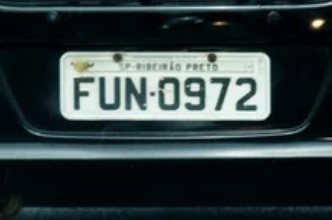
#> input picture images/placa1.jpg, 332 x 220 px
$ python -i perspective.py   (imports and definitions only)
#> lines starting #> are read from the running program, lines starting #| are printed output that depends on the picture; after the words box and inside, x2 and y2 are one past the last pixel; in counts of white or black regions, pixels touching at a corner belong together
"""Perspective correction for tilted license plates."""

import cv2
import numpy as np


class PerspectiveCorrector:
    """Handles perspective correction for tilted or skewed plates."""

    def __init__(
        self,
        min_contour_area_ratio: float = 0.1,
        max_skew_angle: float = 45.0,
    ):
        self.min_contour_area_ratio = min_contour_area_ratio
        self.max_skew_angle = max_skew_angle

    def correct(self, image: np.ndarray) -> np.ndarray:
        """Attempt to correct perspective distortion.

        Uses contour detection to find the plate region and
        applies perspective transform to straighten it.
        """
        # Convert to grayscale
        if len(image.shape) == 3:
            gray = cv2.cvtColor(image, cv2.COLOR_BGR2GRAY)
        else:
            gray = image.copy()

        # Find plate contour
        plate_contour = self._find_plate_contour(gray)

        if plate_contour is None:
            # Try deskewing using Hough lines instead
            return self._deskew_hough(image)

        # Get perspective transform
        warped = self._apply_perspective_transform(image, plate_contour)

        return warped if warped is not None else image

    def _find_plate_contour(self, gray: np.ndarray) -> np.ndarray | None:
        """Find the largest rectangular contour that could be a plate."""
        # Apply edge detection
        blurred = cv2.GaussianBlur(gray, (5, 5), 0)
        edges = cv2.Canny(blurred, 50, 150)

        # Dilate to connect edges
        kernel = cv2.getStructuringElement(cv2.MORPH_RECT, (3, 3))
        dilated = cv2.dilate(edges, kernel, iterations=2)

        # Find contours
        contours, _ = cv2.findContours(
            dilated, cv2.RETR_EXTERNAL, cv2.CHAIN_APPROX_SIMPLE
        )

        if not contours:
            return None

        # Filter and sort by area
        image_area = gray.shape[0] * gray.shape[1]
        min_area = image_area * self.min_contour_area_ratio

        valid_contours = []
        for contour in contours:
            area = cv2.contourArea(contour)
            if area > min_area:
                # Approximate to polygon
                epsilon = 0.02 * cv2.arcLength(contour, True)
                approx = cv2.approxPolyDP(contour, epsilon, True)

                # Look for quadrilaterals
                if len(approx) == 4:
                    valid_contours.append((area, approx))

        if not valid_contours:
            return None

        # Return largest valid contour
        valid_contours.sort(key=lambda x: x[0], reverse=True)
        return valid_contours[0][1]

    def _apply_perspective_transform(
        self, image: np.ndarray, contour: np.ndarray
    ) -> np.ndarray | None:
        """Apply perspective transform to straighten the plate."""
        # Order points: top-left, top-right, bottom-right, bottom-left
        points = contour.reshape(4, 2).astype(np.float32)
        ordered = self._order_points(points)

        if ordered is None:
            return None

        # Calculate dimensions of the output rectangle
        width_top = np.linalg.norm(ordered[1] - ordered[0])
        width_bottom = np.linalg.norm(ordered[2] - ordered[3])
        width = int(max(width_top, width_bottom))

        height_left = np.linalg.norm(ordered[3] - ordered[0])
        height_right = np.linalg.norm(ordered[2] - ordered[1])
        height = int(max(height_left, height_right))

        if width < 10 or height < 10:
            return None

        # Define destination points
        dst = np.array(
            [
                [0, 0],
                [width - 1, 0],
                [width - 1, height - 1],
                [0, height - 1],
            ],
            dtype=np.float32,
        )

        # Get perspective transform matrix
        matrix = cv2.getPerspectiveTransform(ordered, dst)

        # Apply transform
        warped = cv2.warpPerspective(image, matrix, (width, height))

        return warped

    def _order_points(self, points: np.ndarray) -> np.ndarray | None:
        """Order points as: top-left, top-right, bottom-right, bottom-left."""
        if len(points) != 4:
            return None

        # Sort by y-coordinate
        sorted_by_y = points[np.argsort(points[:, 1])]

        # Top two points
        top = sorted_by_y[:2]
        # Sort by x-coordinate
        top = top[np.argsort(top[:, 0])]

        # Bottom two points
        bottom = sorted_by_y[2:]
        # Sort by x-coordinate
        bottom = bottom[np.argsort(bottom[:, 0])]

        return np.array([top[0], top[1], bottom[1], bottom[0]], dtype=np.float32)

    # [63 lines left out: function _deskew_hough, not called in this run]

>>> import cv2
>>> picture = cv2.imread('../../../../../images/placa1.jpg')
#> picture is the input picture: shape (220, 332, 3); mean B, G, R 64.2, 63.2, 50.6
>>> result = PerspectiveCorrector().correct(picture)
#> in correct, `gray = cv2.cvtColor(image, cv2.COLOR_BGR2GRAY)`:
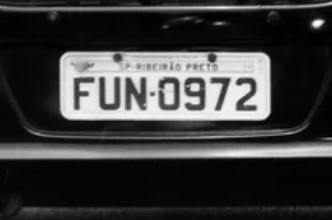
#> gray: shape (220, 332); min 0, max 250, mean 59.5
#> in _find_plate_contour, `edges = cv2.Canny(blurred, 50, 150)`:
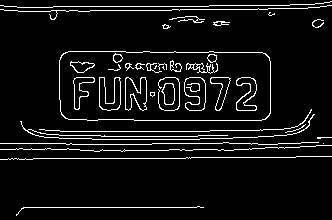
#> edges: shape (220, 332); 6.8% white in thin lines or dots
#> in _find_plate_contour, `dilated = cv2.dilate(edges, kernel, iterations=2)`:
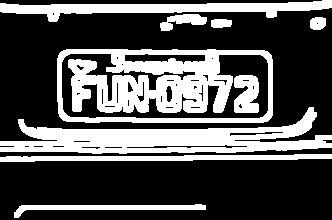
#> dilated: shape (220, 332); 32.5% white; 9 white regions
#> in _find_plate_contour, `contours, _ = cv2.findContours( dilated, cv2.RETR_EXTERNAL, cv2.CHAIN_..`: contours = 8 contours; box (x1, y1, x2, y2) and area: (57, 49, 273, 123) 15404, (0, 107, 332, 154) 6854, (0, 0, 332, 22) 2783, (0, 154, 332, 162) 1361, (14, 204, 206, 218) 805, (160, 14, 207, 31) 371, (310, 17, 326, 30) 159, (211, 19, 232, 28) 142
#> the loop in _find_plate_contour, `for contour in contours:` made 8 passes
#> (area, epsilon, approx) on pass 4: (15404.5, 11.27, [[57, 58], [66, 121], [272, 115], [264, 50]])
#> area on passes 1, 2, 3, 5, 6, 7: 805, 1361, 6854, 141.5, 159, 371
#> after the loop in _find_plate_contour, `for contour in contours:`: valid_contours = [(15404.5, [[57, 58], [66, 121], [272, 115], [264, 50]])]
#> in correct, `plate_contour = self._find_plate_contour(gray)`: plate_contour = [[57, 58], [66, 121], [272, 115], [264, 50]]
#> in _order_points, `sorted_by_y = points[np.argsort(points[:, 1])]`: sorted_by_y = [[264, 50], [57, 58], [272, 115], [66, 121]]
#> in _order_points, `top = sorted_by_y[:2]`: top = [[264, 50], [57, 58]]
#> in _order_points, `top = top[np.argsort(top[:, 0])]`: top = [[57, 58], [264, 50]]
#> in _order_points, `bottom = sorted_by_y[2:]`: bottom = [[272, 115], [66, 121]]
#> in _order_points, `bottom = bottom[np.argsort(bottom[:, 0])]`: bottom = [[66, 121], [272, 115]]
#> in _apply_perspective_transform, `ordered = self._order_points(points)`: ordered = [[57, 58], [264, 50], [272, 115], [66, 121]]
#> in _apply_perspective_transform, `width_top = np.linalg.norm(ordered[1] - ordered[0])`: width_top = 207.2
#> in _apply_perspective_transform, `width_bottom = np.linalg.norm(ordered[2] - ordered[3])`: width_bottom = 206.1
#> in _apply_perspective_transform, `width = int(max(width_top, width_bottom))`: width = 207
#> in _apply_perspective_transform, `height_left = np.linalg.norm(ordered[3] - ordered[0])`: height_left = 63.64
#> in _apply_perspective_transform, `height_right = np.linalg.norm(ordered[2] - ordered[1])`: height_right = 65.49
#> in _apply_perspective_transform, `height = int(max(height_left, height_right))`: height = 65
#> in _apply_perspective_transform, `dst = np.array( [ [0, 0], [width - 1, 0], [width - 1, height - 1], [0,..`: dst = [[0, 0], [206, 0], [206, 64], [0, 64]]
#> in _apply_perspective_transform, `matrix = cv2.getPerspectiveTransform(ordered, dst)`: matrix = [[1.02, -0.146, -49.79], [0.0389, 1.01, -60.55], [0.000146, -0.000116, 1]]
#> in _apply_perspective_transform, `warped = cv2.warpPerspective(image, matrix, (width, height))`:
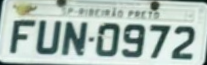
#> warped: shape (65, 207, 3); mean B, G, R 182, 189, 172.5

$ run again, on images/placa2.jpg
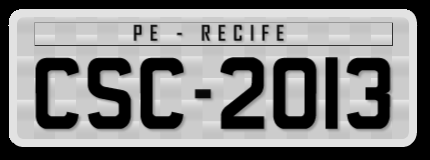
#> input picture images/placa2.jpg, 430 x 160 px
#> picture is the input picture: shape (160, 430, 3); min 0, max 238, mean 130
#> in _find_plate_contour, `edges = cv2.Canny(blurred, 50, 150)`:
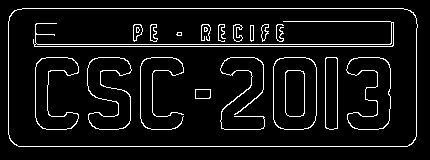
#> edges: shape (160, 430); 6.8% white in thin lines or dots, all inside (x1, y1, x2, y2) = (8, 8, 418, 147)
#> dilated: shape (160, 430); 32.2% white; 12 white regions
#> contours = 1 contour; box (x1, y1, x2, y2) and area: (6, 6, 420, 149) 58352
#> the loop in _find_plate_contour, `for contour in contours:` made 1 pass
#> (area, epsilon, approx) on pass 1: (58352, 21.83, [[7, 14], [16, 148], [418, 138], [409, 7]])
#> after the loop in _find_plate_contour, `for contour in contours:`: valid_contours = [(58352, [[7, 14], [16, 148], [418, 138], [409, 7]])]
#> plate_contour = [[7, 14], [16, 148], [418, 138], [409, 7]]
#> sorted_by_y = [[409, 7], [7, 14], [418, 138], [16, 148]]
#> in _order_points, `top = sorted_by_y[:2]`: top = [[409, 7], [7, 14]]
#> in _order_points, `top = top[np.argsort(top[:, 0])]`: top = [[7, 14], [409, 7]]
#> in _order_points, `bottom = sorted_by_y[2:]`: bottom = [[418, 138], [16, 148]]
#> in _order_points, `bottom = bottom[np.argsort(bottom[:, 0])]`: bottom = [[16, 148], [418, 138]]
#> ordered = [[7, 14], [409, 7], [418, 138], [16, 148]]
#> width_top = 402.1
#> width = 402
#> height_left = 134.3
#> height_right = 131.3
#> height = 134
#> dst = [[0, 0], [401, 0], [401, 133], [0, 133]]
#> matrix = [[0.974, -0.0654, -5.9], [0.0173, 0.992, -14], [-5.55e-05, 7.54e-06, 1]]
#> in _apply_perspective_transform, `warped = cv2.warpPerspective(image, matrix, (width, height))`:
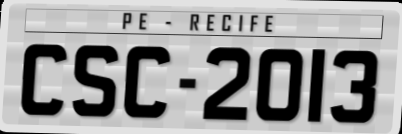
#> warped: shape (134, 402, 3); min 0, max 229, mean 155.3

$ run again, on images/placa3.JPG
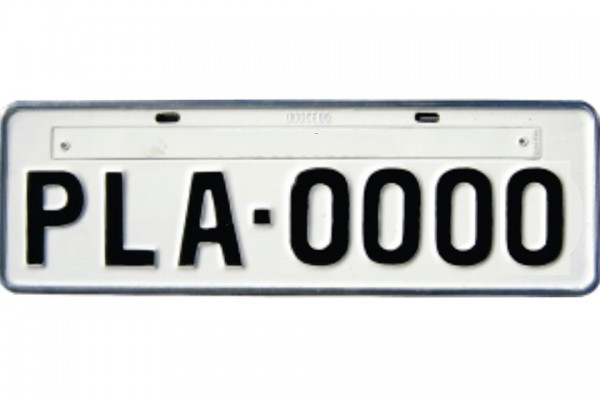
#> input picture images/placa3.JPG, 600 x 400 px
#> picture is the input picture: shape (400, 600, 3); mean B, G, R 213.9, 214.5, 213.4
#> in _find_plate_contour, `edges = cv2.Canny(blurred, 50, 150)`:
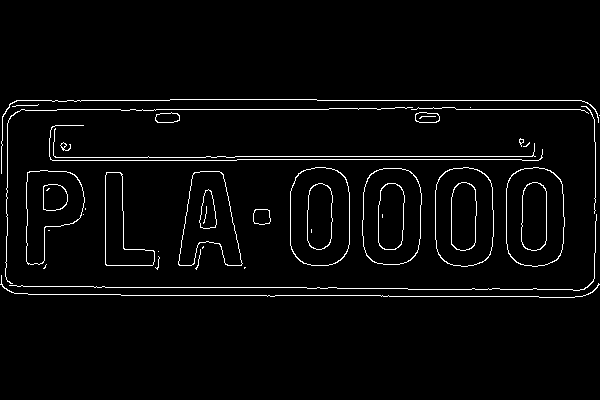
#> edges: shape (400, 600); 3% white in thin lines or dots, all inside (x1, y1, x2, y2) = (0, 99, 600, 298)
#> dilated: shape (400, 600); 15.3% white; 17 white regions
#> contours = 1 contour; box (x1, y1, x2, y2) and area: (0, 97, 600, 300) 118417
#> the loop in _find_plate_contour, `for contour in contours:` made 1 pass
#> (area, epsilon, approx) on pass 1: (118417, 32.99, [[0, 114], [12, 295], [599, 289], [583, 98]])
#> after the loop in _find_plate_contour, `for contour in contours:`: valid_contours = [(118417, [[0, 114], [12, 295], [599, 289], [583, 98]])]
#> plate_contour = [[0, 114], [12, 295], [599, 289], [583, 98]]
#> sorted_by_y = [[583, 98], [0, 114], [599, 289], [12, 295]]
#> in _order_points, `top = sorted_by_y[:2]`: top = [[583, 98], [0, 114]]
#> in _order_points, `top = top[np.argsort(top[:, 0])]`: top = [[0, 114], [583, 98]]
#> in _order_points, `bottom = sorted_by_y[2:]`: bottom = [[599, 289], [12, 295]]
#> in _order_points, `bottom = bottom[np.argsort(bottom[:, 0])]`: bottom = [[12, 295], [599, 289]]
#> ordered = [[0, 114], [583, 98], [599, 289], [12, 295]]
#> width_top = 583.2
#> width_bottom = 587
#> height_left = 181.4
#> height_right = 191.7
#> height = 191
#> dst = [[0, 0], [586, 0], [586, 190], [0, 190]]
#> matrix = [[1.06, -0.0704, 8.03], [0.029, 1.06, -120.4], [9.6e-05, 2.36e-05, 1]]
#> in _apply_perspective_transform, `warped = cv2.warpPerspective(image, matrix, (width, height))`:
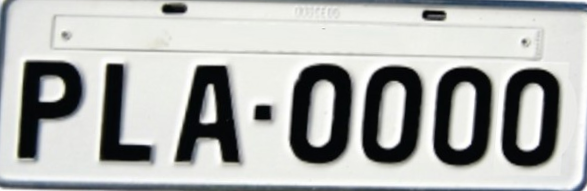
#> warped: shape (191, 587, 3); mean B, G, R 174.7, 176.6, 174.9
